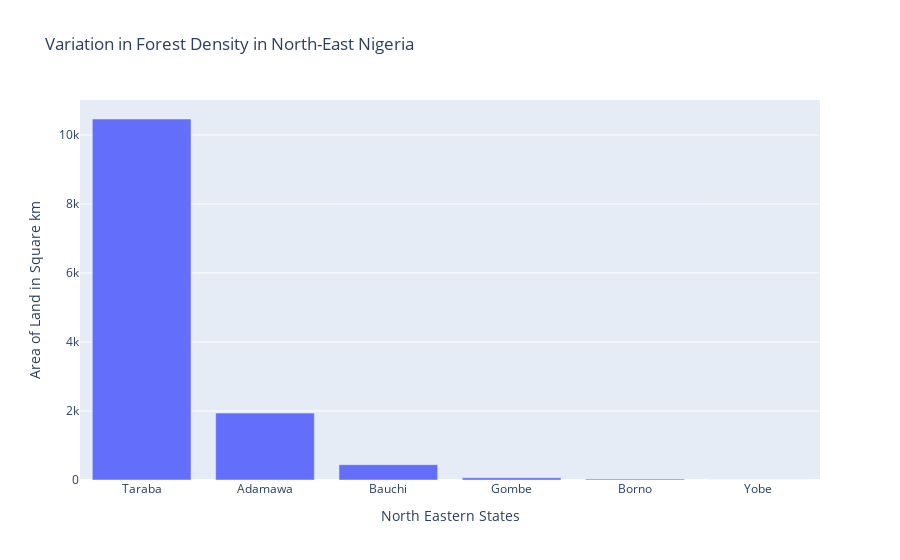

Write notebook code for a chart like this one.
### Code cell
geemap.bar_chart(data=ne_fnf, x='ADM1_NAME', y='Class_1', x_label= 'North Eastern States', y_label='Area of Land in Square km', 
                 title='Variation in Forest Density in North-East Nigeria')

### Figure 1 — Plotly figure (JSON) as saved in the notebook; plotly's stock layout.template omitted (floating-point values rounded to 4 significant figures)
{"data": [{"alignmentgroup": "True", "hovertemplate": "North Eastern States=%{x}<br>Area of Land in Square km=%{y}<extra></extra>", "legendgroup": "", "marker": {"color": "#636efa", "pattern": {"shape": ""}}, "name": "", "offsetgroup": "", "orientation": "v", "showlegend": false, "textposition": "auto", "type": "bar", "x": ["Taraba", "Adamawa", "Bauchi", "Gombe", "Borno", "Yobe"], "xaxis": "x", "y": [10460.0, 1939.0, 445.0, 67.63, 25.98, 1.85], "yaxis": "y"}], "layout": {"autosize": true, "barmode": "group", "legend": {"tracegroupgap": 0}, "title": {"text": "Variation in Forest Density in North-East Nigeria"}, "xaxis": {"anchor": "y", "autorange": true, "domain": [0, 1], "range": [-0.5, 5.5], "title": {"text": "North Eastern States"}, "type": "category"}, "yaxis": {"anchor": "x", "autorange": true, "domain": [0, 1], "range": [0, 11010.0], "title": {"text": "Area of Land in Square km"}, "type": "linear"}}}
